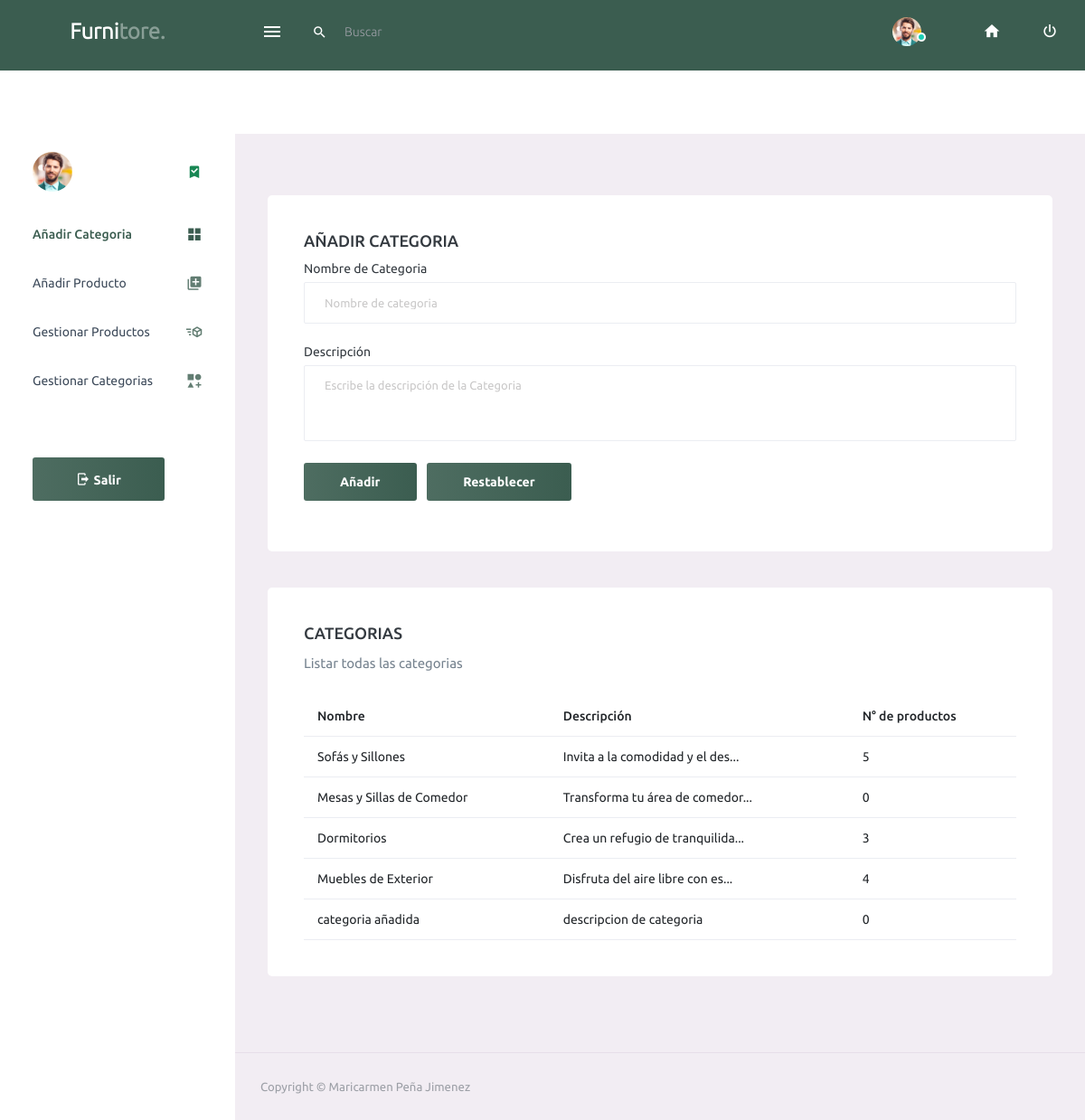
The app's page /dashboard/panel.php, older data.
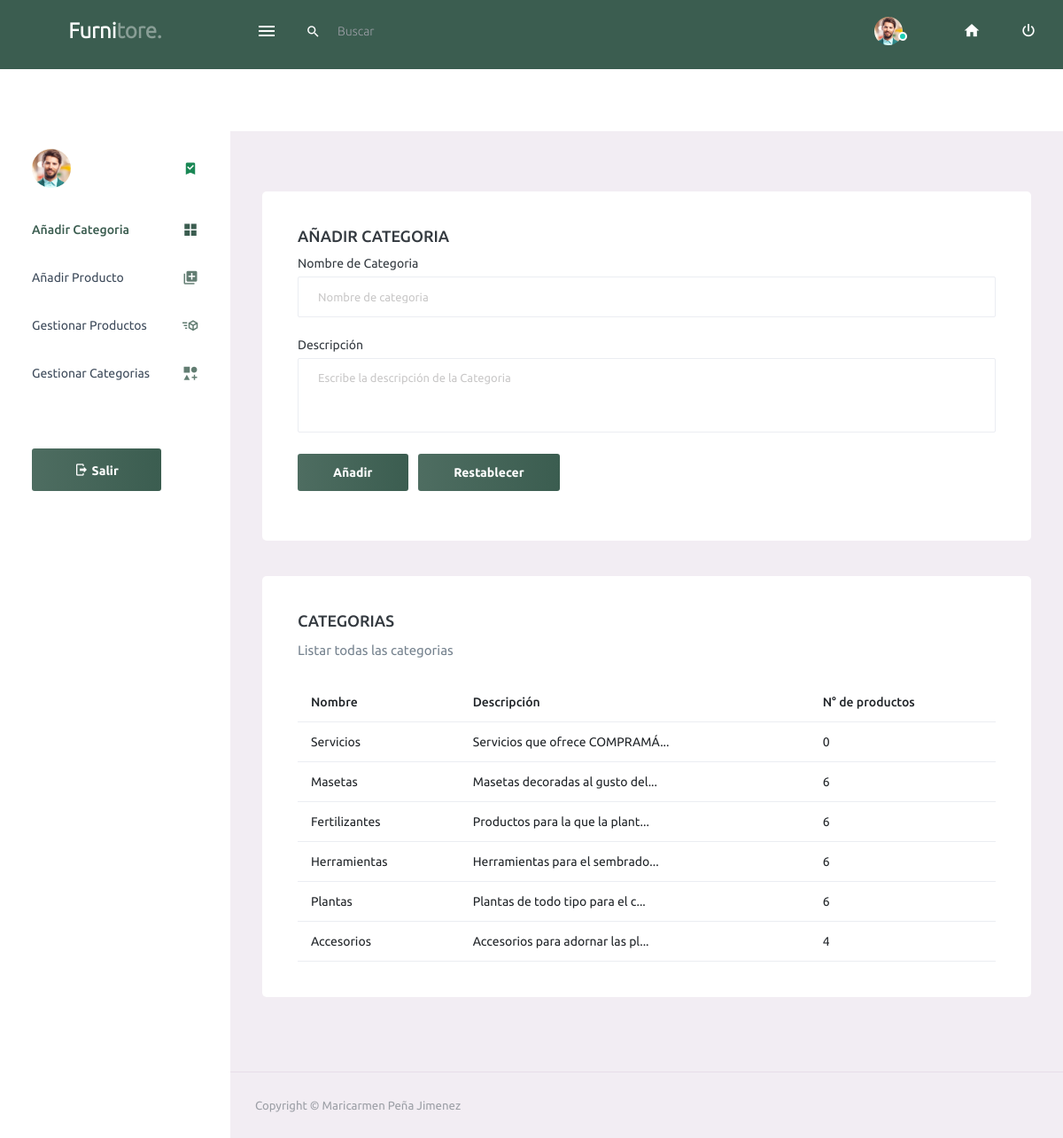
The same page, newer data.
### tables this page shows
CREATE TABLE `categoria` (
  `id_categoria` int(11) NOT NULL,
  `cat_nom` varchar(100) NOT NULL,
  `cat_des` varchar(250) NOT NULL
);

### dashboard/panel.php (the view, shortened to what the changed rows need)
<?php
require '../model/database.php';
$sentencia = $conn->query("SELECT * FROM categoria;");
$categoria = $sentencia->fetchAll(PDO::FETCH_OBJ);
$sentencia_cat = $conn->query("SELECT categoria.cat_nom, COUNT(producto.id_producto) AS num_producto
FROM categoria
LEFT JOIN producto ON categoria.id_categoria = producto.categoria
GROUP BY categoria.id_categoria;");
$productos_por_categoria = $sentencia_cat->fetchAll(PDO::FETCH_OBJ);
?>
<!DOCTYPE html>
<html lang="en">
<head>
  <link rel="stylesheet" href="assets/vendors/mdi/css/materialdesignicons.min.css">
  <link rel="stylesheet" href="assets/vendors/css/vendor.bundle.base.css">
  <link rel="stylesheet" href="assets/css/style.css">
</head>
<body>
  <div class="container-scroller">
    <div class="container-fluid page-body-wrapper">
      <div class="main-panel">
        <div class="content-wrapper">
          <div class="row">
            <div class="col-12 grid-margin stretch-card">
              <div class="card">
                <div class="card-body">
                  <table class="table">
                    <thead>
                      <tr>
                        <th>Nombre</th>
                        <th>Descripción</th>
                        <th>N° de productos</th>
                      </tr>
                    </thead>
                    <tbody>
                      <?php
                      foreach ($categoria as $dato) {
                        ?>
                        <tr>
                          <td><?php echo $dato->cat_nom; ?></td>
                          <td>
                            <?php echo (strlen($dato->cat_des) > 30) ? substr($dato->cat_des, 0, 30) . '...' : $dato->cat_des; ?>
                          </td>
                          <td>
                            <?php
                            $num_producto = 0;
                            foreach ($productos_por_categoria as $producto) {
                              if ($producto->cat_nom == $dato->cat_nom) {
                                $num_producto = $producto->num_producto;
                                break;
                              }
                            }
                            echo $num_producto;
                            ?>
                          </td>
                        </tr>
                        <?php
                      }
                      ?>
                    </tbody>
                  </table>
                </div>
              </div>
            </div>
          </div>
        </div>
      </div>
    </div>
  </div>
</body>
</html>

Row changes from the older to the newer data that the page shows:
removed categoria: cat_nom "Sofás y Sillones", cat_des "Invita a la comodidad y el des", num_producto "5"
removed categoria: cat_nom "Mesas y Sillas de Comedor", cat_des "Transforma tu área de comedor", num_producto "0"
removed categoria: cat_nom "Dormitorios", cat_des "Crea un refugio de tranquilida", num_producto "3"
removed categoria: cat_nom "Muebles de Exterior", cat_des "Disfruta del aire libre con es", num_producto "4"
removed categoria: cat_nom "categoria añadida", cat_des "descripcion de categoria", num_producto "0"
added categoria: cat_nom "Servicios", cat_des "Servicios que ofrece COMPRAMÁ", num_producto "0"
added categoria: cat_nom "Masetas", cat_des "Masetas decoradas al gusto del", num_producto "6"
added categoria: cat_nom "Fertilizantes", cat_des "Productos para la que la plant", num_producto "6"
added categoria: cat_nom "Herramientas", cat_des "Herramientas para el sembrado", num_producto "6"
added categoria: cat_nom "Plantas", cat_des "Plantas de todo tipo para el c", num_producto "6"
added categoria: cat_nom "Accesorios", cat_des "Accesorios para adornar las pl", num_producto "4"
